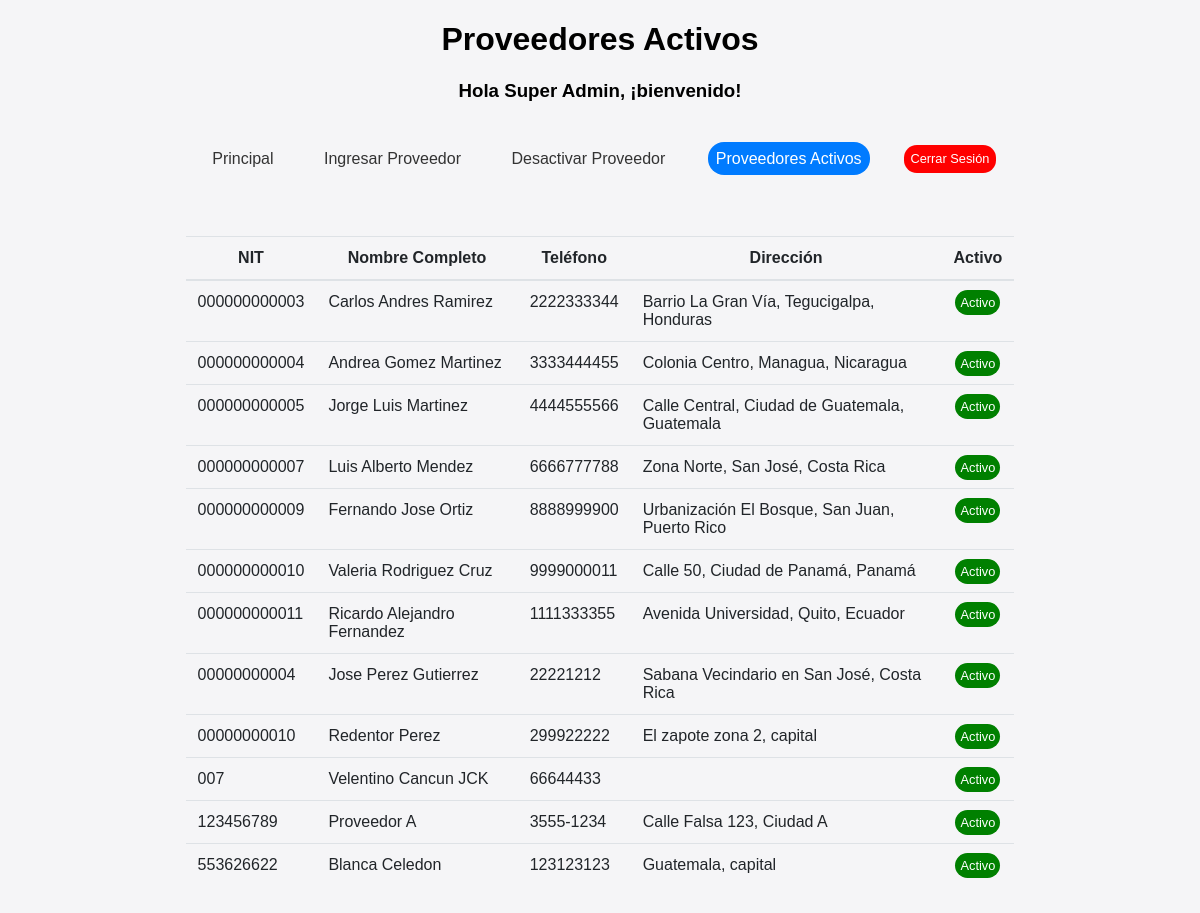
Page /activos.php (signed in) on the committed database.
### tables this page shows
CREATE TABLE IF NOT EXISTS `proveedores` (
  `NIT` varchar(20) NOT NULL,
  `Nombre` varchar(100) NOT NULL,
  `Telefono` varchar(15) NOT NULL,
  `Direccion` varchar(255) NOT NULL,
  `Activo` tinyint(1) NOT NULL DEFAULT '1',
  PRIMARY KEY (`NIT`)
);

### activos.php (the view, shortened to what this page needs)
<!DOCTYPE html>
<html lang="es">
<head>
    <link rel="stylesheet" href="./styles/style.css" />
</head>
<body>
    <header>
        <h1>Proveedores Activos</h1>
        <h3 class="user-name">Hola <span><?= @$_SESSION['full_name']; ?></span>, ¡bienvenido!</h3>
        <?php
        include 'templates/section_menu.php';
        ?>
    </header>
    <div class="container">
        <table class="table">
            <thead>
                <tr>
                    <th>NIT</th>
                    <th>Nombre Completo</th>
                    <th>Teléfono</th>
                    <th>Dirección</th>
                    <th>Activo</th>
                </tr>
            </thead>
            <?php
                include 'conexion.php';
                $sql = "SELECT NIT, Nombre, Telefono, Direccion, Activo FROM Proveedores WHERE Activo = 1";
                $result = $conn->query($sql);
                if ($result->num_rows > 0) {
                    echo "<tbody>";
                    while($row = $result->fetch_assoc()) {
                        echo "<tr>";
                        echo "<td>" . $row["NIT"] . "</td>";
                        echo "<td>" . $row["Nombre"] . "</td>";
                        echo "<td>" . $row["Telefono"] . "</td>";
                        echo "<td>" . $row["Direccion"] . "</td>";
                        echo "<td class='status'>" . ($row["Activo"] ? "<span class='status-active'>Activo</span>" : "<span class='status-inactive'>Inactivo</span>") . "</td>";
                        echo "</tr>";
                    }
                    echo "</tbody>";
                    echo "</table>";
                } else {
                    echo "No hay proveedores disponibles.";
                }
            ?>
    </div>
</body>
</html>

### templates/section_menu.php
<?php
$activePage = basename($_SERVER['PHP_SELF']);
?>
<nav class="menu">
    <a class="<?= $activePage == 'index.php' ? 'active' : ''; ?>" href="index.php">Principal</a>
    <a class="<?= $activePage == 'ingresar.php' ? 'active' : ''; ?>" href="ingresar.php">Ingresar Proveedor</a>
    <a class="<?= $activePage == 'inactivar.php' ? 'active' : ''; ?>" href="inactivar.php">Desactivar Proveedor</a>
    <a class="<?= $activePage == 'activos.php' ? 'active' : ''; ?>" href="activos.php">Proveedores Activos</a>
    <a class="menu-logout" href="logout.php">Cerrar Sesión</a>
</nav>

### styles/style.css (style rules this page uses)
body { font-family: Arial, sans-serif; background-color: #f5f5f7; height: 100vh; }
.container { width: 70%; padding: 20px; margin: 0 auto; }
h1, h2, h3 { text-align: center; }
.user-name { animation: colorChange 2s infinite alternate; }
.menu { margin-top: 3em; text-align: center; margin-bottom: 3em; }
.menu a { margin: 0 15px; text-decoration: none; color: #333; padding: 0.5em; border-radius: 1em; transition: all 0.15s linear; }
.menu a.active { background-color: #007bff; cursor: pointer; color: #fff; }
.table { width: 100%; margin-bottom: 1rem; color: #212529; border-collapse: collapse; }
.table th, .table td { padding: 0.75rem; vertical-align: top; border-top: 1px solid #dee2e6; }
.table thead th { vertical-align: bottom; border-bottom: 2px solid #dee2e6; }
.status { text-align: center; }
.status span { padding: 0.4em; color: white; font-size: 0.8em; }
.status-active { background: green; border-radius: 2em; }
.menu-logout { background-color: red; cursor: pointer; color: #fff; font-size: 0.8em; }
a.menu-logout { text-decoration: none; color: #fff; }

### rows in the picture
proveedores: NIT "000000000003", Nombre "Carlos Andres Ramirez", Telefono "2222333344", Direccion "Barrio La Gran Vía, Tegucigalpa, Honduras", Activo "Activo"
proveedores: NIT "000000000004", Nombre "Andrea Gomez Martinez", Telefono "3333444455", Direccion "Colonia Centro, Managua, Nicaragua", Activo "Activo"
proveedores: NIT "000000000005", Nombre "Jorge Luis Martinez", Telefono "4444555566", Direccion "Calle Central, Ciudad de Guatemala, Guatemala", Activo "Activo"
proveedores: NIT "000000000007", Nombre "Luis Alberto Mendez", Telefono "6666777788", Direccion "Zona Norte, San José, Costa Rica", Activo "Activo"
proveedores: NIT "000000000009", Nombre "Fernando Jose Ortiz", Telefono "8888999900", Direccion "Urbanización El Bosque, San Juan, Puerto Rico", Activo "Activo"
proveedores: NIT "000000000010", Nombre "Valeria Rodriguez Cruz", Telefono "9999000011", Direccion "Calle 50, Ciudad de Panamá, Panamá", Activo "Activo"
proveedores: NIT "000000000011", Nombre "Ricardo Alejandro Fernandez", Telefono "1111333355", Direccion "Avenida Universidad, Quito, Ecuador", Activo "Activo"
proveedores: NIT "00000000004", Nombre "Jose Perez Gutierrez", Telefono "22221212", Direccion "Sabana Vecindario en San José, Costa Rica", Activo "Activo"
proveedores: NIT "00000000010", Nombre "Redentor Perez", Telefono "299922222", Direccion "El zapote zona 2, capital", Activo "Activo"
proveedores: NIT "007", Nombre "Velentino Cancun JCK", Telefono "66644433", Activo "Activo"
proveedores: NIT "123456789", Nombre "Proveedor A", Telefono "3555-1234", Direccion "Calle Falsa 123, Ciudad A", Activo "Activo"
proveedores: NIT "553626622", Nombre "Blanca Celedon", Telefono "123123123", Direccion "Guatemala, capital", Activo "Activo"
